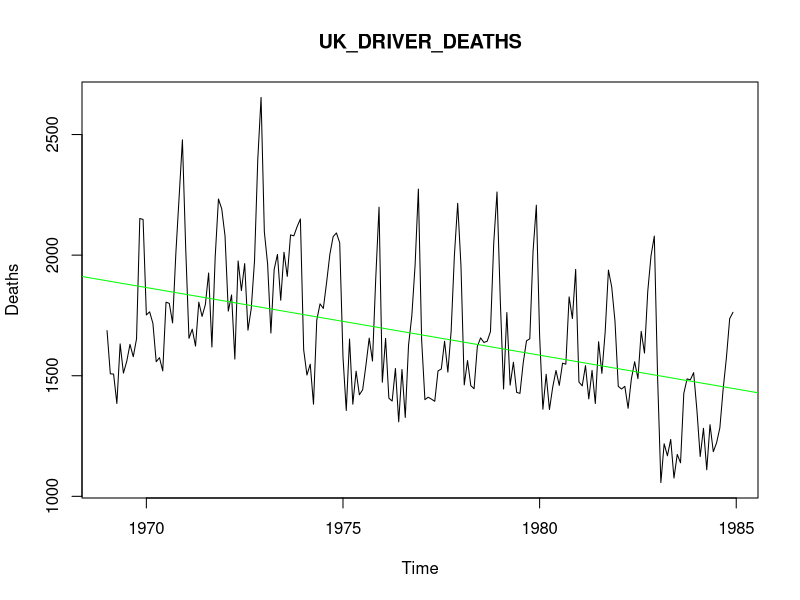
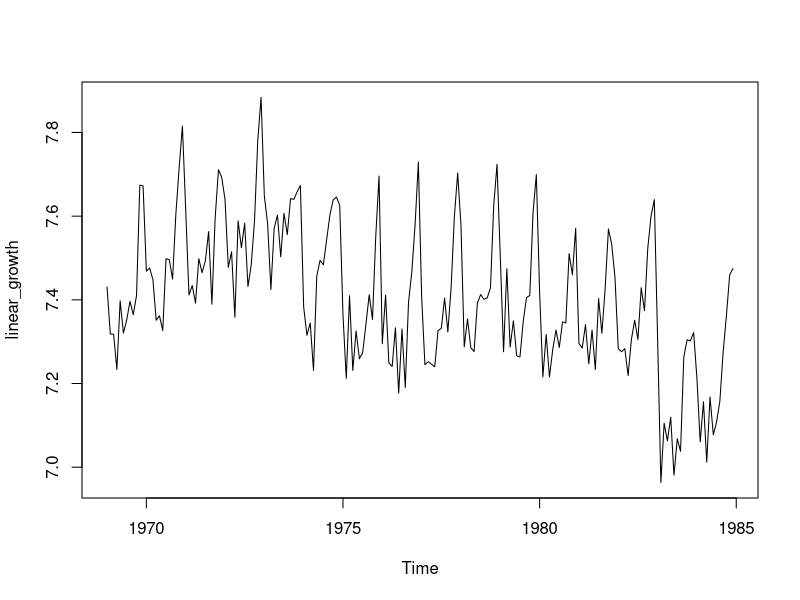
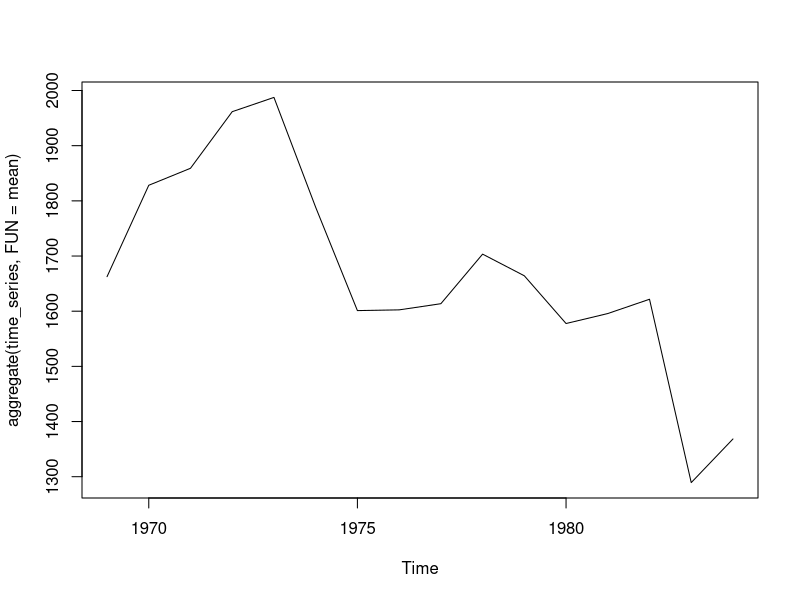
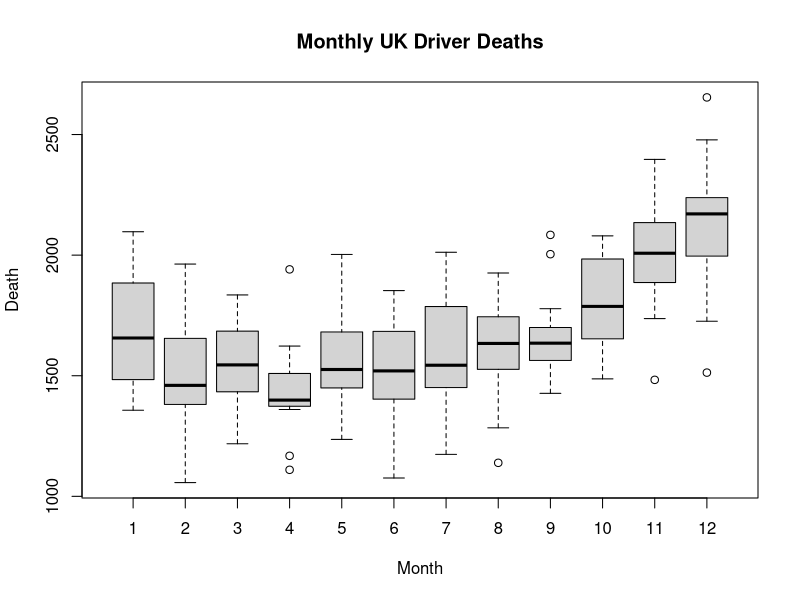
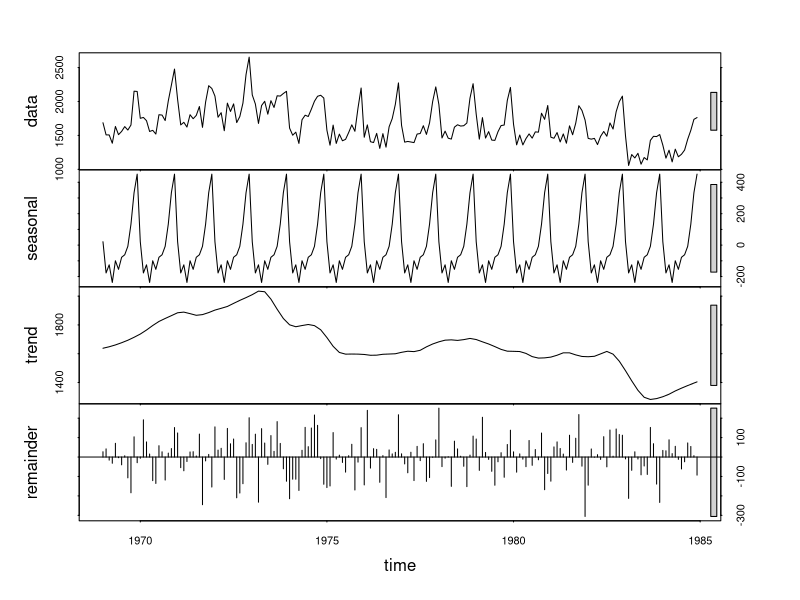
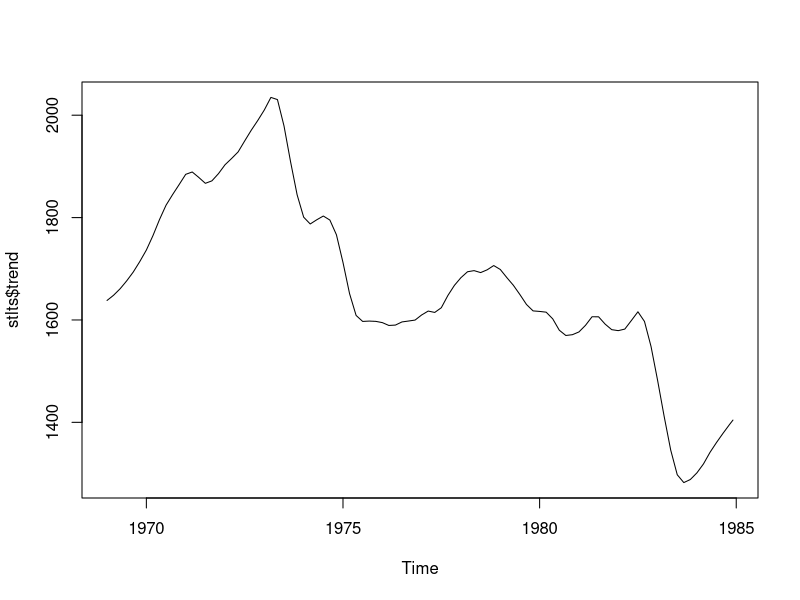
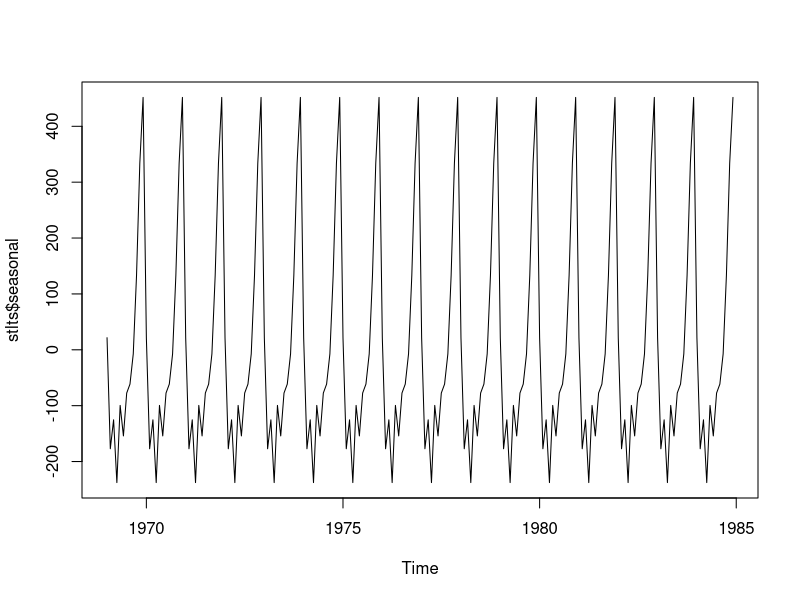
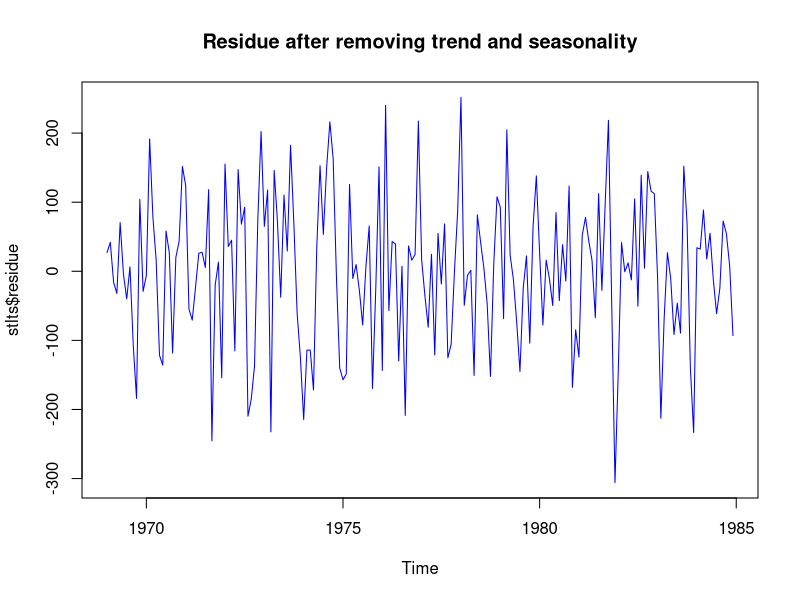

Reproduce these figures in R, in order.
####CHOOSING DATASET
library(ggplot2)
library(Metrics)
library(forecast)
library(reshape)
data("UKDriverDeaths")
UKDriverDeaths

#################################


#start end time frequency cycle - The deltat() function returns the fixed time interval between observations and the frequency() function returns the number of observations per unit time. Finally, the cycle() function returns the position in the cycle of each observation
start(UKDriverDeaths)
end(UKDriverDeaths)
time(UKDriverDeaths)
cycle(UKDriverDeaths)
deltat(UKDriverDeaths)


# Q2 - time series object

time_series <- ts(UKDriverDeaths, start=1969 ,frequency = 12)
#check whether it is a ts object
is.ts(time_series)
ts.plot(time_series, main="UK_DRIVER_DEATHS",ylab ="Deaths")
abline(reg = lm(time_series~time(time_series)),col="green")

#This property can stabilize variability when a series exhibits increasing variability over time. It may also be used to linearize a rapid growth pattern over time

linear_growth <- log(time_series)
ts.plot(linear_growth)


#Q3  -  Monthly mean values

plot(aggregate(time_series,FUN = mean))


#Q4 -  Boxplot Monthly

boxplot(time_series~cycle(time_series),xlab="Month",ylab = "Death",main = "Monthly UK Driver Deaths")

#Q5 - decompose using stl and find TREND


stlts <- stl(time_series, s.window = "periodic")
plot(stlts)


stlts$trend <- stlts$time.series[,2]
plot(stlts$trend)

# Trend is downward

# Q6  - Seasonality

stlts$seasonal <- stlts$time.series[,1]
plot(stlts$seasonal)

# Yearly  quite uniform patterns

#Q7 Residuals 


stlts$residue <- (time_series -(stlts$trend + stlts$seasona))

plot(stlts$residue,main = "Residue after removing trend and seasonality",col = "blue")





#Q8 & Q9 75% trained holtwinter model and predicting 25%

train <- window(UKDriverDeaths,start = c(1969,1) ,end=c(1980,12))
train
# here train data for 75% and test is 25% that is 48 months , fchw is prediction , summary give whole detail about model ,rms values ,traindata ,testdata ,alpha,beta,gammavalues
fchw <- hw(train, seasonal = "additive", h = 48)
summary(fchw)
autoplot(fchw)

  #Q10 PLOT predicted and actual values

act_value = tail(time_series,48)



df = data.frame( fchw , tail(time_series,48))


X = time(act_value)
dfplt = as.data.frame(data.frame(df$Point.Forecast,df$tail.time_series..48.))
ggplot(dfplt,aes(X))+
  geom_line(aes(y=dfplt$df.Point.Forecast),colour = "blue")+
  geom_line(aes(y=dfplt$df.tail.time_series..48.),colour = "black") + xlab("Time") + ylab("Deaths") + 
  ggtitle("Predicted(blue) and actual (black) values graph")

#Q11 - RMS(predicted,actual)

rmse(df$Point.Forecast,df$tail.time_series..48.)


#Q12  - Tuning Model

#improved

hw_modelt <- HoltWinters(train,alpha = "0.22" ,beta = "0.32" ,gamma = "0.82" )


model.predict <- predict(hw_modelt,n.ahead = 48)
round(model.predict)
p_values= model.predict

act_value = tail(time_series,48)

rmse(act_value,p_values)
# SINCE RMSE LESS HENCE IMPROVED


#Q13 - ARIMA MODEL - 75% train

train <- window(UKDriverDeaths,start = c(1969,1) ,end=c(1980,12))
train
model = auto.arima(train)
model


# Q14 - Predict for next 25% data 
p <- forecast(model, h = 48)
p
plot(UKDriverDeaths)
plot(p)
predicted = data.frame(p)
arima_act_values = tail(time_series,48)

#Q15 Plotting predicted and actual
X = time(arima_act_values)
arima_df <- as.data.frame(data.frame(X,predicted$Point.Forecast,arima_act_values))

ggplot(arima_df,aes(X))+
  geom_line(aes(y=predicted$Point.Forecast),colour="blue")+
  geom_line(aes(y=arima_act_values),colour = "black") + xlab("Time") + ylab("Deaths")+
  ggtitle("Predicted(blue) and actual (black) values graph")

  



# Q16 -  RMSE
#TWO WAYS TO FIND
rmse(arima_act_values,predicted$Point.Forecast)
forecast::accuracy(p,UKDriverDeaths)[,'RMSE']

# Q17 - Tuning MOdel

#NOT POSSIBLE IN THIS CASE  ASAUTOTUNING DIDN't HELP
#ORIGINAL VALUES WERE P,D,Q = 1,1,1
#Tried others like - (1,0,1) ,(0,1,0) ,(0,0,0) etc.

# Q18 - Which model better

# ARIMA IS BETTER AS LESS RMS ERROR


# Q19 Cleaning data
tscl <- tsclean(time_series)
modelcl <- HoltWinters(tscl)
model_without_cleaning <- HoltWinters(time_series)
plot(model_without_cleaning, main = "Original with Fitted time series : Raw Data")
plot(modelcl, main = "Original with Fitted time series : Cleaned Data")
modelcl$SSE
model_without_cleaning$SSE
# hence model after cleaning had less sum of squared error as compared to model without cleaning also plot different
